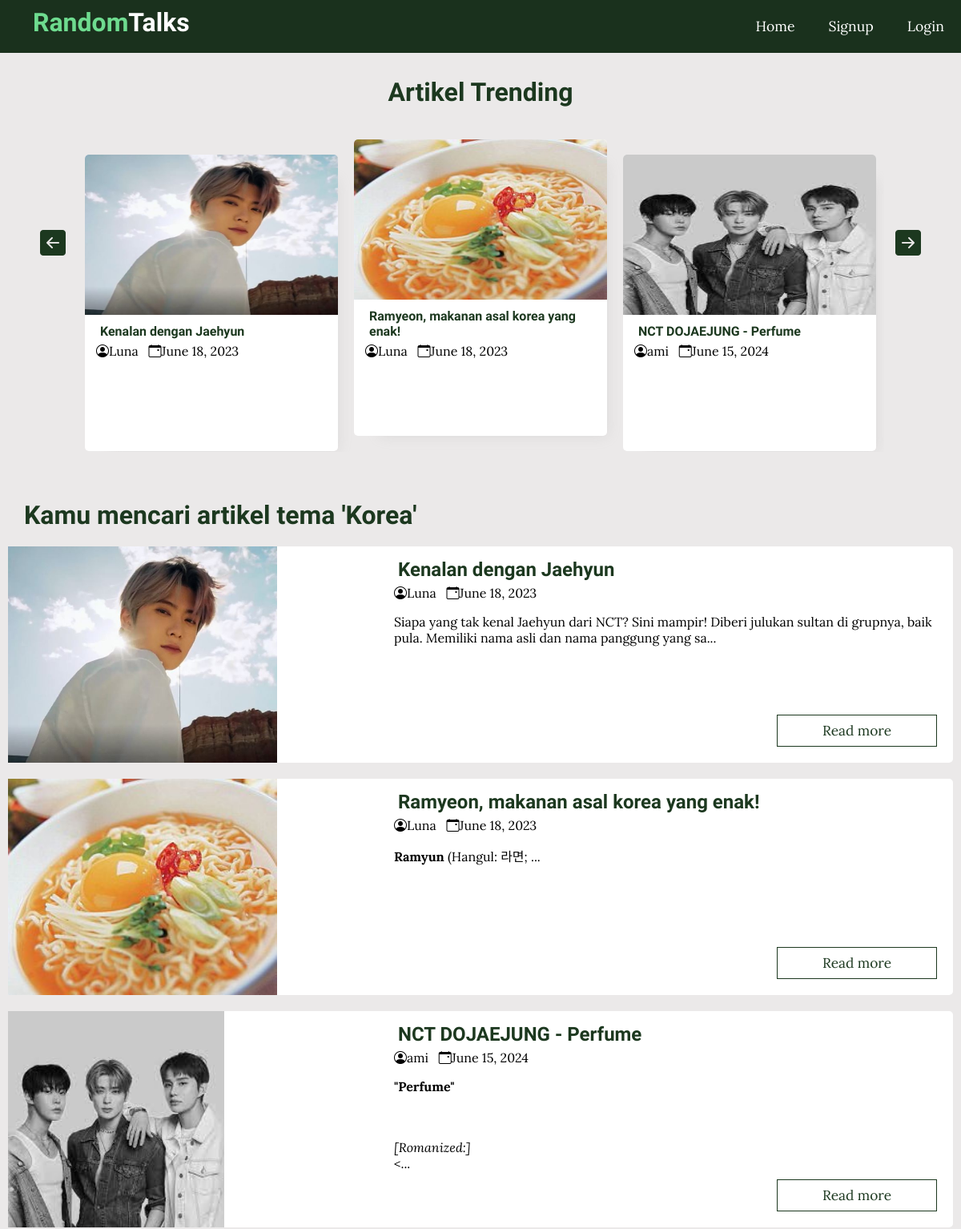
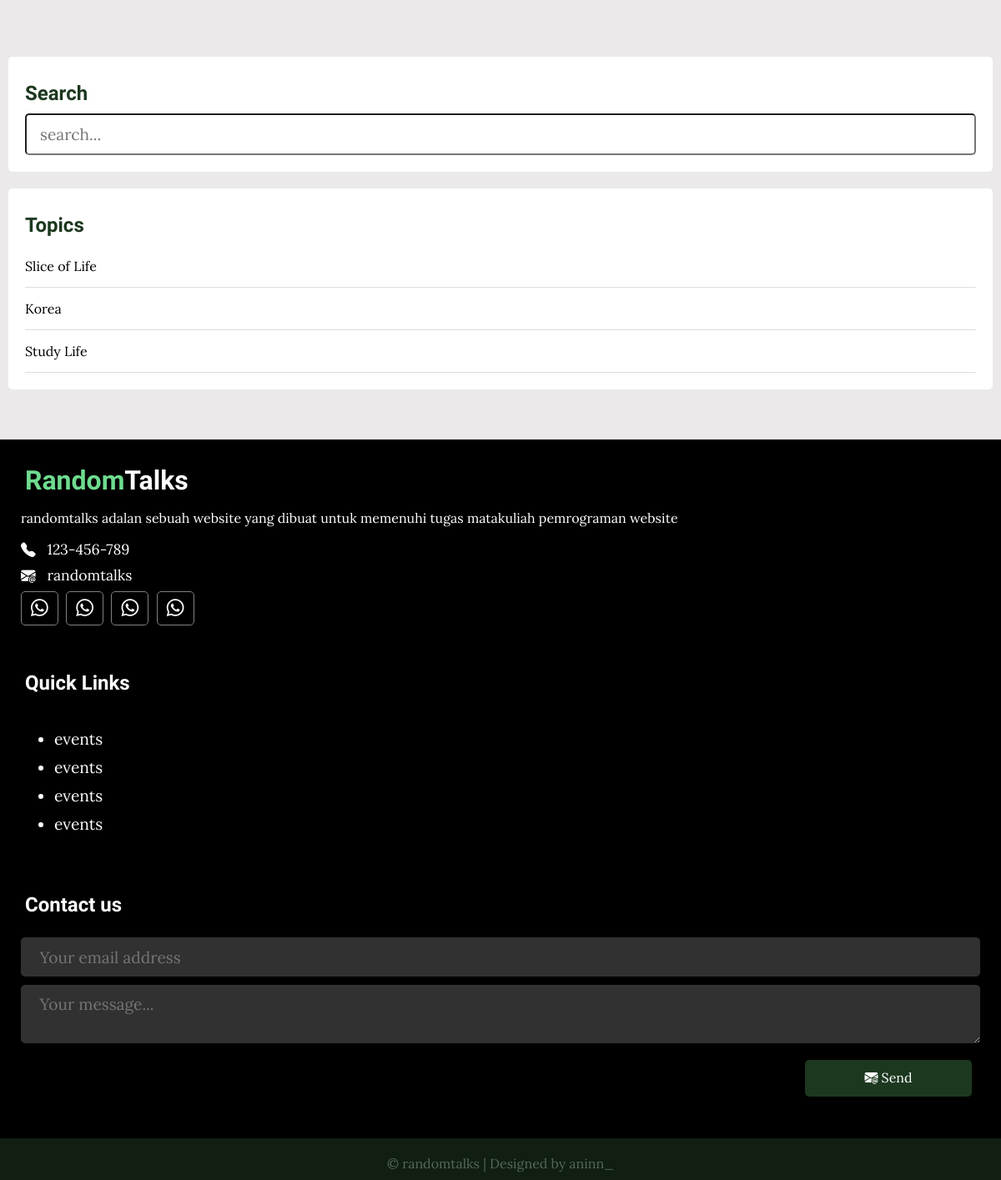
/index.php?t_id=8&name=Korea, run on the app's committed database (2 pictures, top to bottom).
### tables this page shows
CREATE TABLE `posts` (
  `id` int(11) NOT NULL,
  `user_id` int(11) NOT NULL,
  `topic_id` int(11) DEFAULT NULL,
  `title` varchar(255) NOT NULL,
  `image` varchar(255) NOT NULL,
  `body` text NOT NULL,
  `published` tinyint(4) NOT NULL,
  `created_at` timestamp NOT NULL DEFAULT current_timestamp() ON UPDATE current_timestamp()
);

CREATE TABLE `users` (
  `id` int(11) NOT NULL,
  `admin` tinyint(4) NOT NULL,
  `username` varchar(255) NOT NULL,
  `email` varchar(255) NOT NULL,
  `password` varchar(255) NOT NULL,
  `created_at` timestamp NOT NULL DEFAULT current_timestamp()
);

CREATE TABLE `topics` (
  `id` int(11) NOT NULL,
  `name` varchar(255) NOT NULL,
  `description` text NOT NULL
);

### app/database/db.php (called while the page is built, shortened)
<?php
require('connect.php');
function executeQuery($sql, $data)
{
    global $koneksi;
    $stmt = $koneksi->prepare($sql);
    $values = array_values($data);
    $types = str_repeat('s', count($values));
    $stmt->bind_param($types, ...$values);
    $stmt->execute();
    return $stmt;
}
function selectAll($table, $conditions = [])
{
    global $koneksi;
    $sql = "SELECT * FROM $table";
    if (empty($conditions)) {
        $stmt = $koneksi->prepare($sql);
        $stmt->execute();
        $records = $stmt->get_result()->fetch_all(MYSQLI_ASSOC);
        return $records;
    }
}
function getPostsbyTopicId($topic_id)
{
    $sql = "SELECT p.*, u.username FROM posts AS p JOIN users AS u ON p.user_id=u.id WHERE p.published=?
    AND topic_id=?";
    $stmt = executeQuery($sql, ['published'=>1, 'topic_id'=> $topic_id]);
    $records = $stmt->get_result()->fetch_all(MYSQLI_ASSOC);
    return $records;
}

### app/controllers/topics.php (called while the page is built, shortened)
<?php
include(ROOT_PATH . "/app/database/db.php");
$table = 'topics';
$topics = selectAll($table);

### index.php (the view, shortened to what this page needs)
<?php include "path.php";
include(ROOT_PATH . "/app/controllers/topics.php");
$posts = array();
$postsTitle = 'Artikel terkini';
$topics = selectAll('topics');
if (isset($_GET['t_id'])) {
    $posts = getPostsbyTopicId($_GET['t_id']);
    $postsTitle= "Kamu mencari artikel tema '" . $_GET['name'] . "'";
} else if (isset($_POST['search-term'])) {
    $postsTitle= "Kamu mencari '" . $_POST['search-term'] . "'";
    $posts = searhPosts($_POST['search-term']);
} else {
    $posts = getPublishedPosts();
}
?>
<!DOCTYPE html>
<html lang="en">
<head>
    <link rel="stylesheet" href="https://cdn.jsdelivr.net/npm/bootstrap-icons@1.10.5/font/bootstrap-icons.css">
    <link rel="stylesheet" href="assets/css/style.css">
</head>
<body>
    <?php include(ROOT_PATH . "/app/includes/header.php"); ?>
    <div class="page-wrapper">
        <div class="post-slider">
            <h1 class="slider-tittle">Artikel Trending</h1>
            <i class="bi bi-arrow-left-square-fill prev"></i>
            <i class="bi bi-arrow-right-square-fill next"></i>
            <div class="post-wrapper">
                <?php foreach ($posts as $post) : ?>
                    <div class="post">
                        <img src="<?= BASE_URL . '/assets/images/' . $post['image']; ?>" alt="" class="slider-image">
                        <div class="post-info">
                            <h4>
                                <a href="single.php?id=<?= $post['id']?>"><?= $post['title']; ?></a>
                            </h4>
                            <i class="bi bi-person-circle"></i><a><?= $post['username']; ?></a>
                            <i class="bi bi-calendar-event"></i><a><?= date('F j, Y', strtotime($post['created_at'])); ?></a>
                        </div>
                    </div>
                <?php endforeach ?>
            </div>
        </div>
        <div class="content clearfix">
            <div class="main-content">
                <h1 class="recent-post-tittle"><?=$postsTitle?></h1>
                <?php foreach ($posts as $post) : ?>
                    <div class="post clearfix">
                        <img src="<?= BASE_URL . '/assets/images/' . $post['image']; ?>" alt="" class="post-image">
                        <div class="post-preview">
                            <h2><a href="single.php?id=<?= $post['id']?>"><?= $post['title']; ?></a></h2>
                            <i class="bi bi-person-circle"></i><a><?= $post['username']; ?></a>
                            <i class="bi bi-calendar-event"></i><a><?= date('F j, Y', strtotime($post['created_at'])); ?></a>
                            <p class="preview-text"><?= html_entity_decode(substr($post['body'], 0, 150) . '...'); ?>
                            </p>
                            <a href="single.php?id=<?= $post['id']?>" class="btn read-more">Read more</a>
                        </div>
                    </div>
                <?php endforeach ?>
            </div>
            <div class="sidebar">
                <div class="section search">
                    <h2 class="section-tittle">Search</h2>
                    <form action="index.php" method="post">
                        <input type="text" name="search-term" class="text-input" placeholder="search...">
                    </form>
                </div>
                <div class="section topics">
                    <h2 class="section-tittle">Topics</h2>
                    <ul>
                        <?php foreach ($topics as $key => $topic) : ?>
                            <li><a href="<?= BASE_URL . '/index.php?t_id=' . $topic['id'] . '&name=' . $topic['name']?>"><?= $topic['name']; ?></a></li>
                        <?php endforeach; ?>
                    </ul>
                </div>
            </div>
        </div>
    </div>
    <?php include(ROOT_PATH . "/app/includes/footer.php"); ?>
</body>
</html>

### assets/css/style.css (style rules this page uses)
* { box-sizing: border-box; }
html, body { height: 100%; padding: 0px; margin: 0px; background: #ebe9e9; font-family: 'Lora', 'serif'; }
h1, h2, h3, h4, h5, h6 { font-family: 'Candal', serif; color: #1c381f; margin: 5px; }
a { text-decoration: none; color: inherit; }
.clearfix::after { content: ''; display: block; clear: both;; }
.btn { padding: .5rem 1rem; background: #1c381f; color: #ffffff; border: 1px solid transparent; border-radius: 5px; font-size: 1.08em; font-family: 'Lora', serif; width: 100%; max-width: 200px; margin: 10px; text-align: center; }
.text-input { padding: .7rem 1rem; display: block; width: 100%; border-radius: 5px; outline: none; color: #1c381f; line-height: 1.5rem; font-size: 1.2em; font-family: 'Lora', serif; }
.page-wrapper { min-height: 100%; }
.post-slider { position: relative; }
.post-slider .slider-tittle { text-align: center; margin: 30px auto; }
.post-slider .next { position: absolute; top: 40%; right: 50px; font-size: 2em; color: #1c381f; cursor: pointer; }
.post-slider .prev { position: absolute; top: 40%; left: 50px; font-size: 2em; color: #1c381f; cursor: pointer; }
.post-slider .post-wrapper { width: 84%; height: 400px; margin: 0px auto; padding: 10px 0px 10px 0px; overflow: hidden; }
.post-slider .post-wrapper .post { height: 370px; width: 300px; margin: 0px 10px; display: inline-block; background: white; border-radius: 5px; box-shadow: 1rem 1rem 1rem -1rem #a0a0a033; }
.post-slider .post-wrapper .post .post-info { height: 130px; padding: 2px 6px 0px 14px; }
.post-slider .post-wrapper .post .slider-image { width: 100%; height: 200px; border-top-left-radius: 5px; border-top-right-radius: 5px; }
.content { width: 90%; margin: 30px auto 30px; }
.content .main-content { width: 70%; float: left; }
.content .main-content .post { width: 95%; height: 270px; margin: 20px auto; border-radius: 5px; background: white; position: relative; }
.content .main-content .post .read-more { position: absolute; bottom: 10px; right: 10px; border: 1px solid #1c381f; background: transparent; border-radius: 0%; color: #1c381f !important; }
.content .main-content .post .post-image { widows: 40%; height: 100%; float: left; }
.content .main-content .post .post-preview { width: 60%; padding: 10px; float: right; }
.content .main-content .recent-post-tittle { margin: 20px; }
.content .sidebar { width: 30%; float: left; }
.content .sidebar .section { background: white; padding: 20px; border-radius: 5px; margin-bottom: 20px; }
.content .sidebar .section .section-tittle { margin: 10px 0px 10px 0px; }
.content .sidebar .section.search { margin-top: 80px; }
.content .sidebar .section.topics ul { margin: 0px; padding: 0px; list-style: none; }
.content .sidebar .section.topics ul li a { border-bottom:1px solid rgb(221, 221, 221); padding: 15px 0px 15px 0px; display: block; transition: all 0.3s; }
@media only screen and (max-width: 1406px) { .content { width: 100%; } }
@media only screen and (max-width: 1406px) { .content .main-content .post { width: 100%; } }
@media only screen and (max-width: 1406px) { .content .main-content { width: 100%; padding: 10px; } }
@media only screen and (max-width: 1406px) { .content .sidebar { width: 100%; padding: 10px; } }
@media only screen and (max-width: 1406px) { .content .sidebar .section.search { margin-top: 30px; } }

### data on the page
posts: image (picture), title "Kenalan dengan Jaehyun", user.username "Luna", created_at "June 18, 2023", body "Siapa yang tak kenal Jaehyun dari NCT? Sini mampir! Diberi julukan sultan di grupnya, baik pula. Memiliki nama asli dan nama panggung yang sa..."
posts: image (picture), title "Ramyeon, makanan asal korea yang enak!", user.username "Luna", created_at "June 18, 2023", body "Ramyun ( Hangul : 라면; ..."
posts: image (picture), title "NCT DOJAEJUNG - Perfume", user.username "ami", created_at "June 15, 2024", body "\"Perfume\" [Romanized:] <..."
topics: name "Slice of Life"
topics: name "Korea"
topics: name "Study Life"

### other printed values
$postsTitle "Kamu mencari artikel tema 'Korea'"
